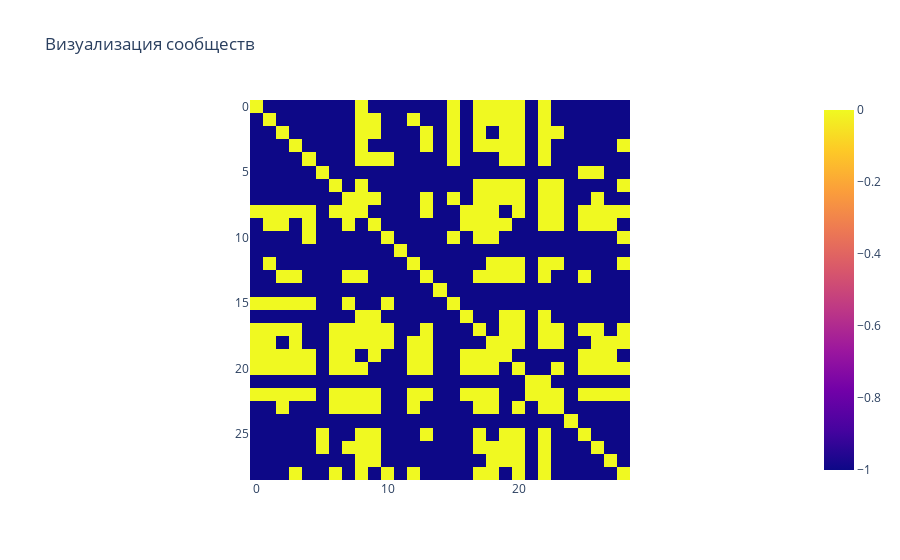
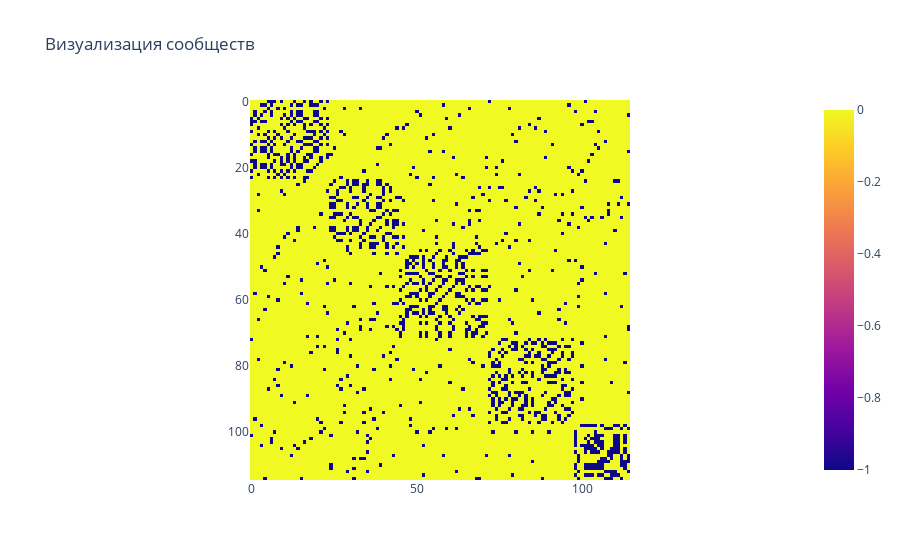
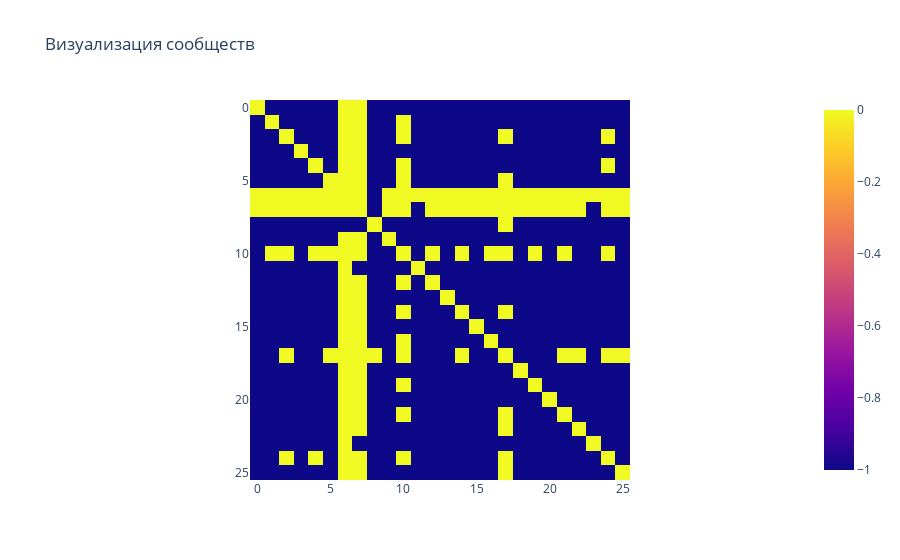

Source (notebook cell) for these figures, in order:
### Code cell
for i in graphs:
    viz_asyn_fluidc(i)

### Figure 1 — Plotly figure (JSON) as saved in the notebook; plotly's stock layout.template omitted (floating-point values rounded to 4 significant figures; data arrays with more than 128 entries replaced by an {"elided": "..."} marker saying what was removed)
{"data": [{"coloraxis": "coloraxis", "hovertemplate": "x: %{x}<br>y: %{y}<br>color: %{z}<extra></extra>", "type": "heatmap", "z": {"elided": "29x29 int values"}}], "layout": {"coloraxis": {"colorscale": [[0, "#0d0887"], [0.1111, "#46039f"], [0.2222, "#7201a8"], [0.3333, "#9c179e"], [0.4444, "#bd3786"], [0.5556, "#d8576b"], [0.6667, "#ed7953"], [0.7778, "#fb9f3a"], [0.8889, "#fdca26"], [1, "#f0f921"]]}, "title": {"text": "Визуализация сообществ"}, "xaxis": {"constrain": "domain", "scaleanchor": "y"}, "yaxis": {"autorange": "reversed", "constrain": "domain"}}}

### Figure 2 — Plotly figure (JSON) as saved in the notebook; plotly's stock layout.template omitted (floating-point values rounded to 4 significant figures; data arrays with more than 128 entries replaced by an {"elided": "..."} marker saying what was removed)
{"data": [{"coloraxis": "coloraxis", "hovertemplate": "x: %{x}<br>y: %{y}<br>color: %{z}<extra></extra>", "type": "heatmap", "z": {"elided": "115x115 int values"}}], "layout": {"coloraxis": {"colorscale": [[0, "#0d0887"], [0.1111, "#46039f"], [0.2222, "#7201a8"], [0.3333, "#9c179e"], [0.4444, "#bd3786"], [0.5556, "#d8576b"], [0.6667, "#ed7953"], [0.7778, "#fb9f3a"], [0.8889, "#fdca26"], [1, "#f0f921"]]}, "title": {"text": "Визуализация сообществ"}, "xaxis": {"constrain": "domain", "scaleanchor": "y"}, "yaxis": {"autorange": "reversed", "constrain": "domain"}}}

### Figure 3 — Plotly figure (JSON) as saved in the notebook; plotly's stock layout.template omitted (floating-point values rounded to 4 significant figures; data arrays with more than 128 entries replaced by an {"elided": "..."} marker saying what was removed)
{"data": [{"coloraxis": "coloraxis", "hovertemplate": "x: %{x}<br>y: %{y}<br>color: %{z}<extra></extra>", "type": "heatmap", "z": {"elided": "26x26 int values"}}], "layout": {"coloraxis": {"colorscale": [[0, "#0d0887"], [0.1111, "#46039f"], [0.2222, "#7201a8"], [0.3333, "#9c179e"], [0.4444, "#bd3786"], [0.5556, "#d8576b"], [0.6667, "#ed7953"], [0.7778, "#fb9f3a"], [0.8889, "#fdca26"], [1, "#f0f921"]]}, "title": {"text": "Визуализация сообществ"}, "xaxis": {"constrain": "domain", "scaleanchor": "y"}, "yaxis": {"autorange": "reversed", "constrain": "domain"}}}
